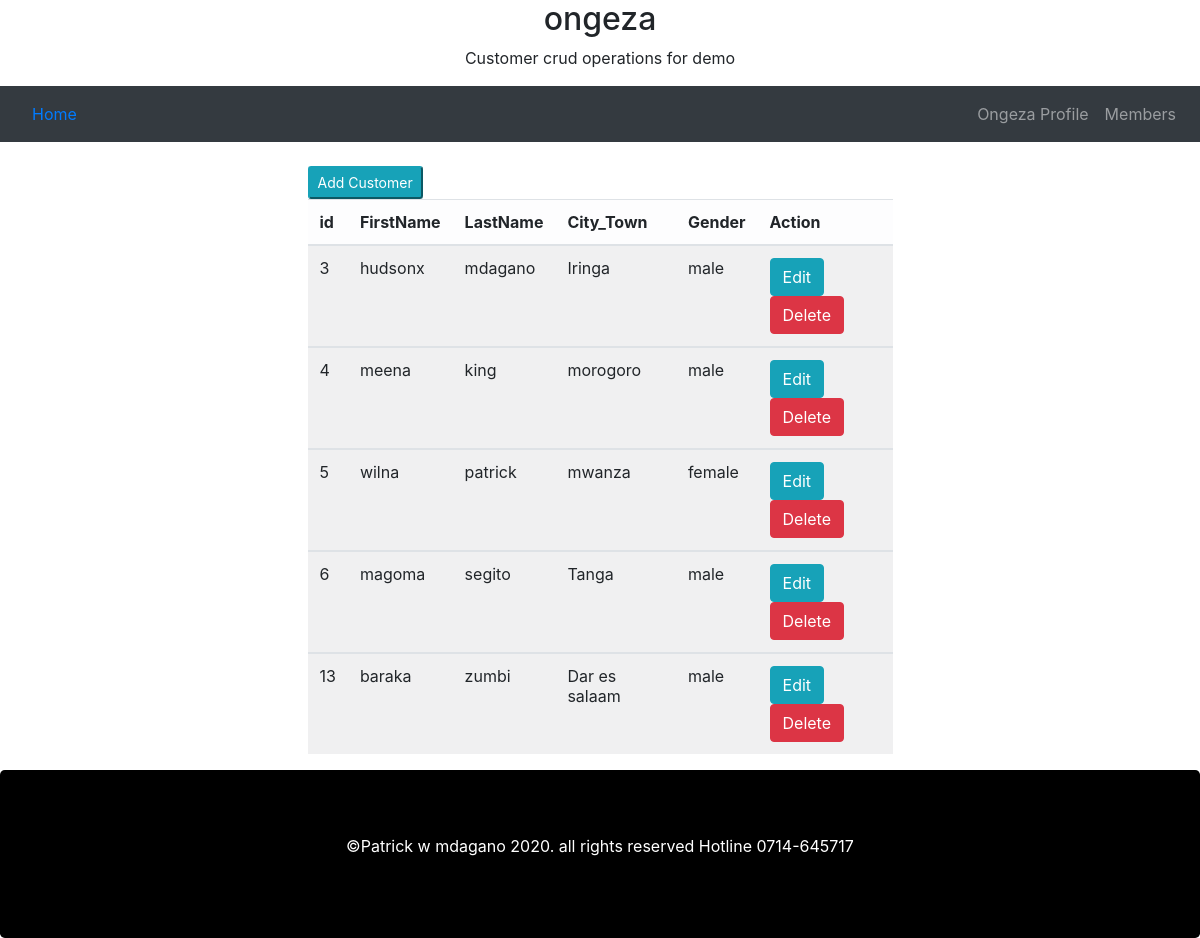
The page / on the database its author committed.
### tables this page shows
CREATE TABLE `customer` (
  `id` int(25) NOT NULL,
  `first_name` varchar(25) NOT NULL,
  `last_name` varchar(25) NOT NULL,
  `town_name` varchar(25) NOT NULL,
  `gender_id` int(25) NOT NULL DEFAULT 0,
  `is_deleted` int(25) NOT NULL DEFAULT 0
);

CREATE TABLE `gender` (
  `gender_id` int(25) NOT NULL,
  `gender_name` varchar(25) NOT NULL
);

### application/controllers/Login.php (called while the page is built, shortened)
<?php
class Login extends  MY_Controller{
	public function index(){
		$this->load->helper('form');
		$this->load->library('form_validation');
		 $this->load->model('customer');
	                 $data['userArray']=$this->customer->view_member();
					 $data['userArray2']=$this->customer->get_gender();
					 $data['content']='member_view';
					 $data['title']='Ongeza Customers';
	                 $this->load->view($this->layout,$data);}
		}
?>

### index.php (called while the page is built, shortened)
<?php
require_once BASEPATH.'core/CodeIgniter.php';

### application/core/MY_Model.php (called while the page is built, shortened)
<?php
class MY_Model extends CI_Model{
public function  view_member (){
	$this->db->select('*');
	$this->db->from('customer');
		$this->db->join('gender', 'customer.gender_id=gender.gender_id');
	 $query=$this->db->get();
	 return $query->result_array();
     }
}
?>

### application/views/layout/member_view.php (the view, shortened to what this page needs)
<div class="row">
  <div class="col-sm-3">
    </div>
  <div class="col-sm-6">
	<div class="table-responsive">
    <table class="table table-light table-striped">
	<thead>
		<tr>
			<th>id<th> FirstName</th> <th> LastName</><th> City_Town</th> <th>Gender</th><th> Action</th>
			    <button class="btn-sm btn-info" data-toggle="modal" data-target="#myModalsignup">Add Customer </button>
		</tr>
	    </thead>
	     <tbody>
		 <?php
					foreach($userArray as $key=>$value){
						?>
						<tr>
							<td><?php echo $value['id']?></td>
							<td><?php echo $value['first_name']?></td>
							<td><?php echo $value['last_name']?></td>
							<td><?php echo $value['town_name']?></td>
							<td><?php echo $value['gender_name']?></td>
						<td>
							<button class="btn btn-info" data-toggle="modal" data-target="#update<?php echo $value['id']?>">Edit</button>
							<a href='<?php echo base_url()."index.php/login/delete_member/? id=".$value['id']; ?>' class="btn btn-danger">Delete</a>
						</td>
						</tr>
     	</tbody>
					<?php }?>
   </table>
  </div>
  </div>
  <div class="col-sm-2">
  </div>
</div>

### application/views/layout/master_view.php (shortened to what this page needs)
<html lang="en">
	<head>
	<link rel="stylesheet" type="text/css" href="<?php echo base_url('assets/css/bootstrap.css'); ?>">
	</head>
<body>
<div class="jumbotron-fluid text-center" style="margin-bottom:0"> <h2> ongeza  </h2>
	<p>Customer crud operations for demo </p>
</div>
<?php  $this->load->view('layout/navigation');?>
<?php  $this->load->view('layout/'.$content); ?>
<div class="jumbotron text-center"  style="margin-bottom:0; background:black; color:white;">
<p> &copy;Patrick w mdagano 2020. all rights reserved  Hotline 0714-645717</p>
</div>
</body>
</html>

### application/views/layout/navigation.php (shortened to what this page needs)
<div >
<nav class="navbar navbar-expand-lg navbar-fixed-top bg-dark navbar-dark">
<a href="z" class="navbar brand">Home </a>
<div class="collapse navbar-collapse" id="coll">
<ul class="navbar-nav ml-auto">
	<li class="nav-item">
		<a href="search_user.php" class="nav-link"> </a> </li>
	<li class="navbar-item">
		<a href="index3.php" class="nav-link"> Ongeza Profile</a> </li>
	<li class="nav-item">
		<a href="index4.php" class="nav-link"> Members</a> </li>
</ul>
</div>
</nav>
</div>

### rows shown on the page
customer: id "3", first_name "hudsonx", last_name "mdagano", town_name "Iringa", gender.gender_name "male"
customer: id "4", first_name "meena", last_name "king", town_name "morogoro", gender.gender_name "male"
customer: id "5", first_name "wilna", last_name "patrick", town_name "mwanza", gender.gender_name "female"
customer: id "6", first_name "magoma", last_name "segito", town_name "Tanga", gender.gender_name "male"
customer: id "13", first_name "baraka", last_name "zumbi", town_name "Dar es salaam", gender.gender_name "male"
